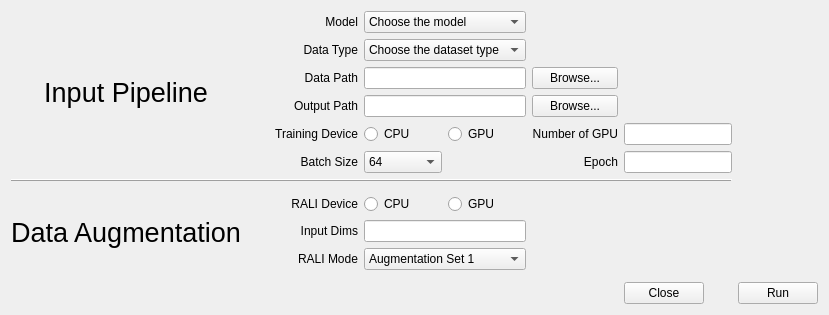
      <widget class="QWidget" name="tab_Training">
       <attribute name="title">
        <string>Training</string>
       </attribute>
       <layout class="QVBoxLayout" name="verticalLayout_4">
        <item>
         <layout class="QGridLayout" name="gridLayout">
          <item row="0" column="2">
           <widget class="QLabel" name="model_label">
            <property name="text">
             <string>Model</string>
            </property>
            <property name="alignment">
             <set>Qt::AlignRight|Qt::AlignTrailing|Qt::AlignVCenter</set>
            </property>
           </widget>
          </item>
          <item row="5" column="5">
           <widget class="QLabel" name="epoch_label">
            <property name="sizePolicy">
             <sizepolicy hsizetype="Preferred" vsizetype="Fixed">
              <horstretch>0</horstretch>
              <verstretch>0</verstretch>
             </sizepolicy>
            </property>
            <property name="text">
             <string>Epoch</string>
            </property>
            <property name="alignment">
             <set>Qt::AlignRight|Qt::AlignTrailing|Qt::AlignVCenter</set>
            </property>
           </widget>
          </item>
          <item row="4" column="6">
           <widget class="QLineEdit" name="numgpu_lineEdit">
            <property name="text">
             <string/>
            </property>
           </widget>
          </item>
          <item row="5" column="6">
           <widget class="QLineEdit" name="epoch_lineEdit">
            <property name="sizePolicy">
             <sizepolicy hsizetype="Preferred" vsizetype="Fixed">
              <horstretch>0</horstretch>
              <verstretch>0</verstretch>
             </sizepolicy>
            </property>
           </widget>
          </item>
          <item row="5" column="7">
           <spacer name="horizontalSpacer">
            <property name="orientation">
             <enum>Qt::Horizontal</enum>
            </property>
            <property name="sizeHint" stdset="0">
             <size>
              <width>40</width>
              <height>20</height>
             </size>
            </property>
           </spacer>
          </item>
          <item row="5" column="2">
           <widget class="QLabel" name="batch_label">
            <property name="sizePolicy">
             <sizepolicy hsizetype="Preferred" vsizetype="Fixed">
              <horstretch>0</horstretch>
              <verstretch>0</verstretch>
             </sizepolicy>
            </property>
            <property name="text">
             <string>Batch Size</string>
            </property>
            <property name="alignment">
             <set>Qt::AlignRight|Qt::AlignTrailing|Qt::AlignVCenter</set>
            </property>
           </widget>
          </item>
          <item row="0" column="0" rowspan="6" colspan="2">
           <widget class="QLabel" name="input_label">
            <property name="font">
             <font>
              <family>Ubuntu</family>
              <pointsize>20</pointsize>
              <weight>50</weight>
              <bold>false</bold>
             </font>
            </property>
            <property name="text">
             <string>Input Pipeline</string>
            </property>
            <property name="alignment">
             <set>Qt::AlignCenter</set>
            </property>
           </widget>
          </item>
          <item row="9" column="3" colspan="2">
           <widget class="QLineEdit" name="idims_lineEdit"/>
          </item>
          <item row="3" column="3" colspan="2">
           <widget class="QLineEdit" name="opath_lineEdit"/>
          </item>
          <item row="3" column="2">
           <widget class="QLabel" name="opath_label">
            <property name="minimumSize">
             <size>
              <width>111</width>
              <height>0</height>
             </size>
            </property>
            <property name="text">
             <string>Output Path</string>
            </property>
            <property name="alignment">
             <set>Qt::AlignRight|Qt::AlignTrailing|Qt::AlignVCenter</set>
            </property>
           </widget>
          </item>
          <item row="7" column="0" rowspan="5" colspan="2">
           <widget class="QLabel" name="aug_label">
            <property name="font">
             <font>
              <pointsize>20</pointsize>
             </font>
            </property>
            <property name="text">
             <string>Data Augmentation</string>
            </property>
            <property name="alignment">
             <set>Qt::AlignCenter</set>
            </property>
           </widget>
          </item>
          <item row="9" column="2">
           <widget class="QLabel" name="idims_label">
            <property name="text">
             <string>Input Dims</string>
            </property>
            <property name="alignment">
             <set>Qt::AlignRight|Qt::AlignTrailing|Qt::AlignVCenter</set>
            </property>
           </widget>
          </item>
          <item row="2" column="5">
           <widget class="QPushButton" name="dpath_pushButton">
            <property name="text">
             <string>Browse...</string>
            </property>
           </widget>
          </item>
          <item row="4" column="5">
           <widget class="QLabel" name="numgpu_label">
            <property name="text">
             <string>Number of GPU</string>
            </property>
            <property name="alignment">
             <set>Qt::AlignRight|Qt::AlignTrailing|Qt::AlignVCenter</set>
            </property>
           </widget>
          </item>
          <item row="1" column="2">
           <widget class="QLabel" name="dtype_label">
            <property name="layoutDirection">
             <enum>Qt::RightToLeft</enum>
            </property>
            <property name="text">
             <string> Data Type</string>
            </property>
            <property name="alignment">
             <set>Qt::AlignRight|Qt::AlignTrailing|Qt::AlignVCenter</set>
            </property>
           </widget>
          </item>
          <item row="8" column="3">
           <widget class="QRadioButton" name="rcpu_radioButton">
            <property name="text">
             <string>CPU</string>
            </property>
            <attribute name="buttonGroup">
             <string notr="true">buttonGroup_2</string>
            </attribute>
           </widget>
          </item>
          <item row="5" column="3">
           <widget class="QComboBox" name="batch_comboBox">
            <item>
             <property name="text">
              <string>64</string>
             </property>
            </item>
            <item>
             <property name="text">
              <string>32</string>
             </property>
            </item>
            <item>
             <property name="text">
              <string>16</string>
             </property>
            </item>
            <item>
             <property name="text">
              <string>8</string>
             </property>
            </item>
            <item>
             <property name="text">
              <string>4</string>
             </property>
            </item>
            <item>
             <property name="text">
              <string>1</string>
             </property>
            </item>
           </widget>
          </item>
          <item row="6" column="0" colspan="7">
           <widget class="QFrame" name="vframe">
            <property name="frameShape">
             <enum>QFrame::HLine</enum>
            </property>
            <property name="frameShadow">
             <enum>QFrame::Raised</enum>
            </property>
           </widget>
          </item>
          <item row="4" column="2">
           <widget class="QLabel" name="tdevice_label">
            <property name="font">
             <font>
              <family>Ubuntu</family>
             </font>
            </property>
            <property name="text">
             <string>Training Device</string>
            </property>
            <property name="alignment">
             <set>Qt::AlignRight|Qt::AlignTrailing|Qt::AlignVCenter</set>
            </property>
           </widget>
          </item>
          <item row="4" column="4">
           <widget class="QRadioButton" name="tgpu_radioButton">
            <property name="text">
             <string>GPU</string>
            </property>
            <attribute name="buttonGroup">
             <string notr="true">buttonGroup</string>
            </attribute>
           </widget>
          </item>
          <item row="0" column="3" colspan="2">
           <widget class="QComboBox" name="model_comboBox">
            <item>
             <property name="text">
              <string>Choose the model</string>
             </property>
            </item>
            <item>
             <property name="text">
              <string>resnet50</string>
             </property>
            </item>
           </widget>
          </item>
          <item row="12" column="6">
           <widget class="QPushButton" name="tclose_pushButton">
            <property name="sizePolicy">
             <sizepolicy hsizetype="Fixed" vsizetype="Fixed">
              <horstretch>0</horstretch>
              <verstretch>0</verstretch>
             </sizepolicy>
            </property>
            <property name="text">
             <string>Close</string>
            </property>
           </widget>
          </item>
          <item row="3" column="5">
           <widget class="QPushButton" name="opath_pushButton">
            <property name="text">
             <string>Browse...</string>
            </property>
           </widget>
          </item>
          <item row="4" column="3">
           <widget class="QRadioButton" name="tcpu_radioButton">
            <property name="text">
             <string>CPU</string>
            </property>
            <attribute name="buttonGroup">
             <string notr="true">buttonGroup</string>
            </attribute>
           </widget>
          </item>
          <item row="2" column="3" colspan="2">
           <widget class="QLineEdit" name="dpath_lineEdit">
            <property name="sizePolicy">
             <sizepolicy hsizetype="Expanding" vsizetype="Preferred">
              <horstretch>0</horstretch>
              <verstretch>0</verstretch>
             </sizepolicy>
            </property>
            <property name="text">
             <string/>
            </property>
           </widget>
          </item>
          <item row="2" column="2">
           <widget class="QLabel" name="dpath_label">
            <property name="minimumSize">
             <size>
              <width>111</width>
              <height>0</height>
             </size>
            </property>
            <property name="font">
             <font>
              <family>Ubuntu</family>
             </font>
            </property>
            <property name="text">
             <string>Data Path</string>
            </property>
            <property name="alignment">
             <set>Qt::AlignRight|Qt::AlignTrailing|Qt::AlignVCenter</set>
            </property>
           </widget>
          </item>
          <item row="8" column="4">
           <widget class="QRadioButton" name="rgpu_radioButton">
            <property name="text">
             <string>GPU</string>
            </property>
            <attribute name="buttonGroup">
             <string notr="true">buttonGroup_2</string>
            </attribute>
           </widget>
          </item>
          <item row="1" column="3" colspan="2">
           <widget class="QComboBox" name="dtype_comboBox">
            <item>
             <property name="text">
              <string>Choose the dataset type</string>
             </property>
            </item>
            <item>
             <property name="text">
              <string>TF Records</string>
             </property>
            </item>
            <item>
             <property name="text">
              <string>Coco Dataset</string>
             </property>
            </item>
            <item>
             <property name="text">
              <string>PNG</string>
             </property>
            </item>
            <item>
             <property name="text">
              <string>LMDB</string>
             </property>
            </item>
           </widget>
          </item>
          <item row="8" column="2">
           <widget class="QLabel" name="rdevice_label">
            <property name="text">
             <string>RALI Device</string>
            </property>
            <property name="alignment">
             <set>Qt::AlignRight|Qt::AlignTrailing|Qt::AlignVCenter</set>
            </property>
           </widget>
          </item>
          <item row="12" column="7">
           <widget class="QPushButton" name="trun_pushButton">
            <property name="sizePolicy">
             <sizepolicy hsizetype="Fixed" vsizetype="Fixed">
              <horstretch>0</horstretch>
              <verstretch>0</verstretch>
             </sizepolicy>
            </property>
            <property name="text">
             <string>Run</string>
            </property>
           </widget>
          </item>
          <item row="10" column="3" colspan="2">
           <widget class="QComboBox" name="comboBox">
            <item>
             <property name="text">
              <string>Augmentation Set 1</string>
             </property>
            </item>
            <item>
             <property name="text">
              <string>Augmentation Set 2</string>
             </property>
            </item>
            <item>
             <property name="text">
              <string>Augmentation Set 3</string>
             </property>
            </item>
           </widget>
          </item>
          <item row="10" column="2">
           <widget class="QLabel" name="label">
            <property name="text">
             <string>RALI Mode</string>
            </property>
            <property name="alignment">
             <set>Qt::AlignRight|Qt::AlignTrailing|Qt::AlignVCenter</set>
            </property>
           </widget>
          </item>
         </layout>
        </item>
       </layout>
      </widget>
